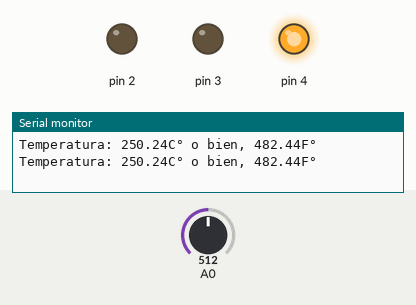
Simulated run of this sketch. Board: Arduino Uno, built with avr-gcc and run on an emulated ATmega328P. On the bench: output pins drawn as LEDs (lit = HIGH), the last lines printed to the serial monitor. The test bench sets the inputs (shaded band); at power-on: A0 = 512.

Above: at 1.8 s.
1.9 s: A0 set to 57
3.4 s: A0 set to 47
At 5.2 s:
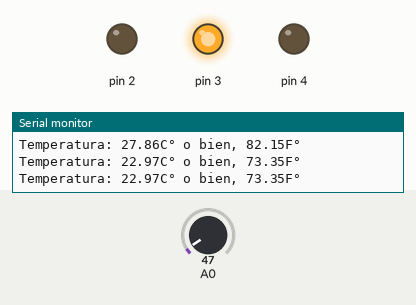
5.5 s: A0 set to 15
At 7.0 s:
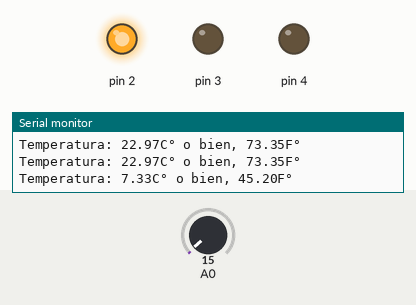
7.5 s: A0 set to 35
At 8.6 s:
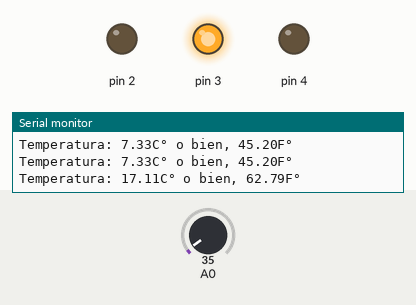
9.5 s: A0 set to 5
At 11.4 s:
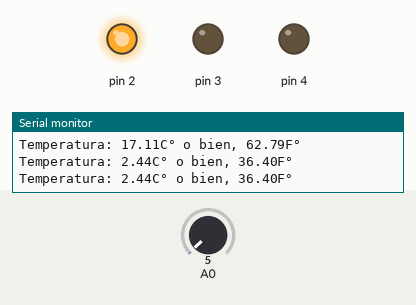
Timing chart, 0 to 12.5 s (numbered marks = the images above; inputs shaded):
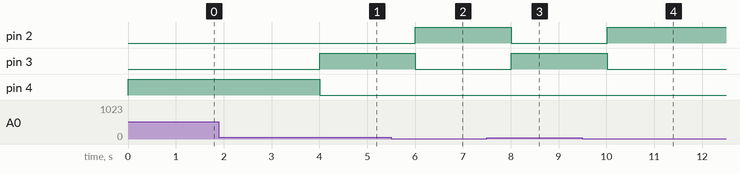

The sketch:

Practica12.ino
```cpp
//Sensor de temperatura más leds
void setup() {
  //Se establece el pin A0 como entrada analógica
  pinMode(A0,INPUT);
  pinMode(2,OUTPUT);
  pinMode(3,OUTPUT);
  pinMode(4,OUTPUT);
  Serial.begin(9600);
}

void loop() {
  //Se declaran variables para la lectura, el voltaje y temperatura en C°
  double lectura = 0;
  double voltaje = 0;
  //Se lee desde el arduino[A0]
  lectura = analogRead(A0);
  //Se realizan las conversiones necesarias
  voltaje = (lectura*5)/1023;
  double gradosCentigrados = voltaje*100;
  double gradosFarenheit = (gradosCentigrados * 9/5) + 32;
  //Se muestra la temperatura.
  Serial.print("Temperatura: ");
  Serial.print(gradosCentigrados);
  Serial.print("C°");
  Serial.print(" o bien, ");
  Serial.print(gradosFarenheit);
  Serial.println("F°");


  //encender un led si la temperatura es menor a 15
  if(gradosCentigrados<15.0){
    digitalWrite(2,HIGH);
    digitalWrite(3,LOW);
    digitalWrite(4,LOW);
  } //el otro entre 15 y 25
  if(gradosCentigrados>= 15.0 && gradosCentigrados<25.0){
    digitalWrite(2,LOW);
    digitalWrite(3,HIGH);
    digitalWrite(4,LOW);
  }//finalmente, si es mayor a 25 un tercer led
  if(gradosCentigrados>=25.0){
    digitalWrite(2,LOW);
    digitalWrite(3,LOW);
    digitalWrite(4,HIGH);
  }
  delay(1000);
}
```

Measured:
- the behaviour switches between 52 and 51 on A0 (found by bisection; images 0 and 1)
- after the input at 3.4 s, pin 3: LOW → HIGH after 0.61 s; pin 4: HIGH → LOW after 0.61 s
- after the input at 5.5 s, pin 2: LOW → HIGH after 0.51 s; pin 3: HIGH → LOW after 0.51 s
- after the input at 7.5 s, pin 2: HIGH → LOW after 0.51 s; pin 3: LOW → HIGH after 0.51 s
- after the input at 9.5 s, pin 2: LOW → HIGH after 0.51 s; pin 3: HIGH → LOW after 0.51 s
